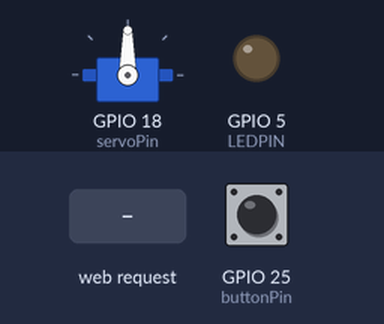
Recording of a program running on a simulated ESP32. On the bench: servo, output pins drawn as LEDs (lit = HIGH). Inputs (shaded band) come from the test bench; at power-on: GPIO 25 (buttonPin) HIGH. WiFi joins after 1.5 s; servers stay silent unless stated; what the program prints to the serial monitor is not drawn.

Above: at 2.7 s.
2.8 s: HTTP request GET /5/on received
At 3.2 s:
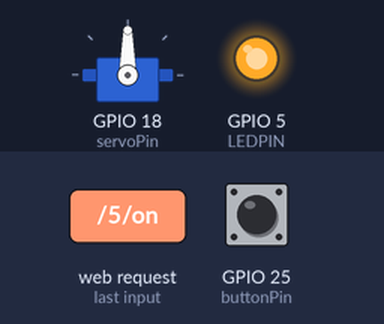
4.3 s: HTTP request GET /5/off received
5.8 s: HTTP request GET /H received
Timing chart, 0 to 8.8 s (numbered marks = the images above; inputs shaded):
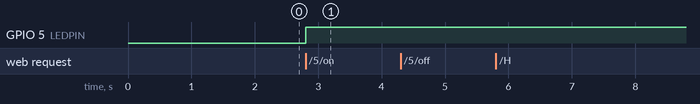

The program:

main.cpp
```cpp
#include <WiFi.h>
#include <Arduino.h>
#include <ESP32Servo.h>


const int buttonPin = 25;
const int servoPin = 18;
Servo servo;
int pos = 0;
const char* ssid     = "brigmann";
const char* password = "Anm3ldun9";

String header;
const int LEDPIN = 5;
String LEDSTATE = "off";

WiFiServer server(80);

void setup()
{
    Serial.begin(115200);
    pinMode(LEDPIN, OUTPUT);      // set the LED pin mode
    servo.attach(servoPin);
    pinMode(buttonPin, INPUT);

    // We start by connecting to a WiFi network

    Serial.println();
    Serial.println();
    Serial.print("Connecting to ");
    Serial.println(ssid);

    WiFi.begin(ssid, password);

    while (WiFi.status() != WL_CONNECTED) {
        delay(500);
        Serial.print(".");
    }

    Serial.println("");
    Serial.println("WiFi connected.");
    Serial.println("IP address: ");
    Serial.println(WiFi.localIP());

    server.begin();


}

void loop(){
  int buttonState = digitalRead(buttonPin);

 WiFiClient client = server.available();   // listen for incoming clients

  if (client) {                             // if you get a client,
    Serial.println("New Client.");           // print a message out the serial port
    String currentLine = "";                // make a String to hold incoming data from the client
    while (client.connected()) {            // loop while the client's connected
      if (client.available()) {             // if there's bytes to read from the client,
        char c = client.read();             // read a byte, then
        Serial.write(c);                    // print it out the serial monitor
        if (c == '\n') {                    // if the byte is a newline character

          // if the current line is blank, you got two newline characters in a row.
          // that's the end of the client HTTP request, so send a response:
          if (currentLine.length() == 0) {
            // HTTP headers always start with a response code (e.g. HTTP/1.1 200 OK)
            // and a content-type so the client knows what's coming, then a blank line:
            client.println("HTTP/1.1 200 OK");
            client.println("Content-type:text/html");
            client.println();

            // the content of the HTTP response follows the header:


            client.println("<!DOCTYPE html><html>");
            client.println("<head><meta name=\"viewport\" content=\"width=device-width, initial-scale=1\">");
            client.println("<link rel=\"icon\" href=\"data:,\">");

            client.println("<style>html { font-family: monospace; display: inline-block; margin: 0px auto; text-align: center;}");
            client.println(".button { background-color: yellowgreen; border: none; color: white; padding: 16px 40px;");
            client.println("text-decoration: none; font-size: 32px; margin: 2px; cursor: pointer;}");
            client.println(".button2 {background-color: gray;}</style></head>");

            client.println("<body><h1>Servo Motor Control</h1>");
            client.println("<p>Brigmann Engineering</p>");

            client.print("Click <a href=\"/H\">here</a> to turn the LED on pin 5 on.<br>");
            client.print("Click <a href=\"/L\">here</a> to turn the LED on pin 5 off.<br>");
            client.print("Servo 45 <a href=\"/A\">here</a> to activate the servo motor.<br>");
            client.print("Servo 90 <a href=\"/B\">here</a> to activate the servo motor.<br>");
            client.print("Servo 135 <a href=\"/C\">here</a> to activate the servo motor.<br>");
            client.print("Servo 315 <a href=\"/A\">here</a> to activate the servo motor.<br>");
            client.print("Servo 270 <a href=\"/B\">here</a> to activate the servo motor.<br>");
            client.print("Servo 225 <a href=\"/C\">here</a> to activate the servo motor.<br>");


            if (LEDSTATE == "off") {
              client.println("<p><a href=\"/5/on\"><button class=\"button\">ON</button></a></p>");
            } else {
              client.println("<p><a href=\"/5/off\"><button class=\"button button2\">OFF</button></a></p>");
            }
            client.println("</body></html>");

            if (header.indexOf("GET /5/on") >= 0) {
              LEDSTATE = "on";
              digitalWrite(LEDPIN, HIGH);               // turns the LED on
            } else if (header.indexOf("GET /5/off") >= 0) {
              LEDSTATE = "off";
              digitalWrite(LEDPIN, LOW);  }


            // The HTTP response ends with another blank line:
            client.println();
            // break out of the while loop:
            break;
          } else {    // if you got a newline, then clear currentLine:
            currentLine = "";
          }
        } else if (c != '\r') {  // if you got anything else but a carriage return character,
          currentLine += c;      // add it to the end of the currentLine
        }

        // Check to see if the client request was "GET /H" or "GET /L":
        if (currentLine.endsWith("GET /H")) {
          digitalWrite(5, HIGH);               // GET /H turns the LED on
        }
        if (currentLine.endsWith("GET /5/on")) {
          digitalWrite(5, HIGH);               // GET /H turns the LED on
        }
        if (currentLine.endsWith("GET /L")) {
          digitalWrite(5, LOW);                // GET /L turns the LED off
        }
        if (currentLine.endsWith("GET /A")) {
          digitalWrite(25, LOW);
          if (buttonState == LOW){
          	for (pos = 0; pos <= 45; pos += 1) {
		      		servo.write(pos);
            		delay(15); }
          	for (pos = 45; pos >= 0; pos -= 1) {
	          	servo.write(pos);
	            	delay(15);
	}}}
   if (currentLine.endsWith("GET /B")) {
          digitalWrite(25, LOW);
          if (buttonState == LOW){
          	for (pos = 0; pos <= 90; pos += 1) {
		      		servo.write(pos);
            		delay(15); }
          	for (pos = 90; pos >= 0; pos -= 1) {
	          	servo.write(pos);
	            	delay(15);
	}}}
   if (currentLine.endsWith("GET /C")) {
          digitalWrite(25, LOW);
          if (buttonState == LOW){
          	for (pos = 0; pos <= 135; pos += 1) {
		      		servo.write(pos);
            		delay(15); }
          	for (pos = 135; pos >= 0; pos -= 1) {
	          	servo.write(pos);
	            	delay(15);
	}}}
  if (currentLine.endsWith("GET /D")) {
          digitalWrite(25, LOW);
          if (buttonState == LOW){
          	for (pos = 0; pos <= 315; pos += 1) {
		      		servo.write(pos);
            		delay(15); }
          	for (pos = 315; pos >= 0; pos -= 1) {
	          	servo.write(pos);
	            	delay(15);
	}}}
   if (currentLine.endsWith("GET /E")) {
          digitalWrite(25, LOW);
          if (buttonState == LOW){
          	for (pos = 0; pos <= 270; pos += 1) {
		      		servo.write(pos);
            		delay(15); }
          	for (pos = 270; pos >= 0; pos -= 1) {
	          	servo.write(pos);
	            	delay(15);
	}}}
   if (currentLine.endsWith("GET /F")){
          digitalWrite(25, LOW);
          if (buttonState == LOW){
          	for (pos = 0; pos <= 225; pos += 1) {
		      		servo.write(pos);
            		delay(15); }
          	for (pos = 225; pos >= 0; pos -= 1) {
	          	servo.write(pos);
	            	delay(15);
	}}}
      }}

         // close the connection:
    client.stop();
    Serial.println("Client Disconnected.");
      }}
```

Measured:
- after the input at 2.8 s, GPIO 5 (LEDPIN): LOW → HIGH at once
- after the input at 4.3 s, every drawn part: stays the same
- after the input at 5.8 s, every drawn part: stays the same
